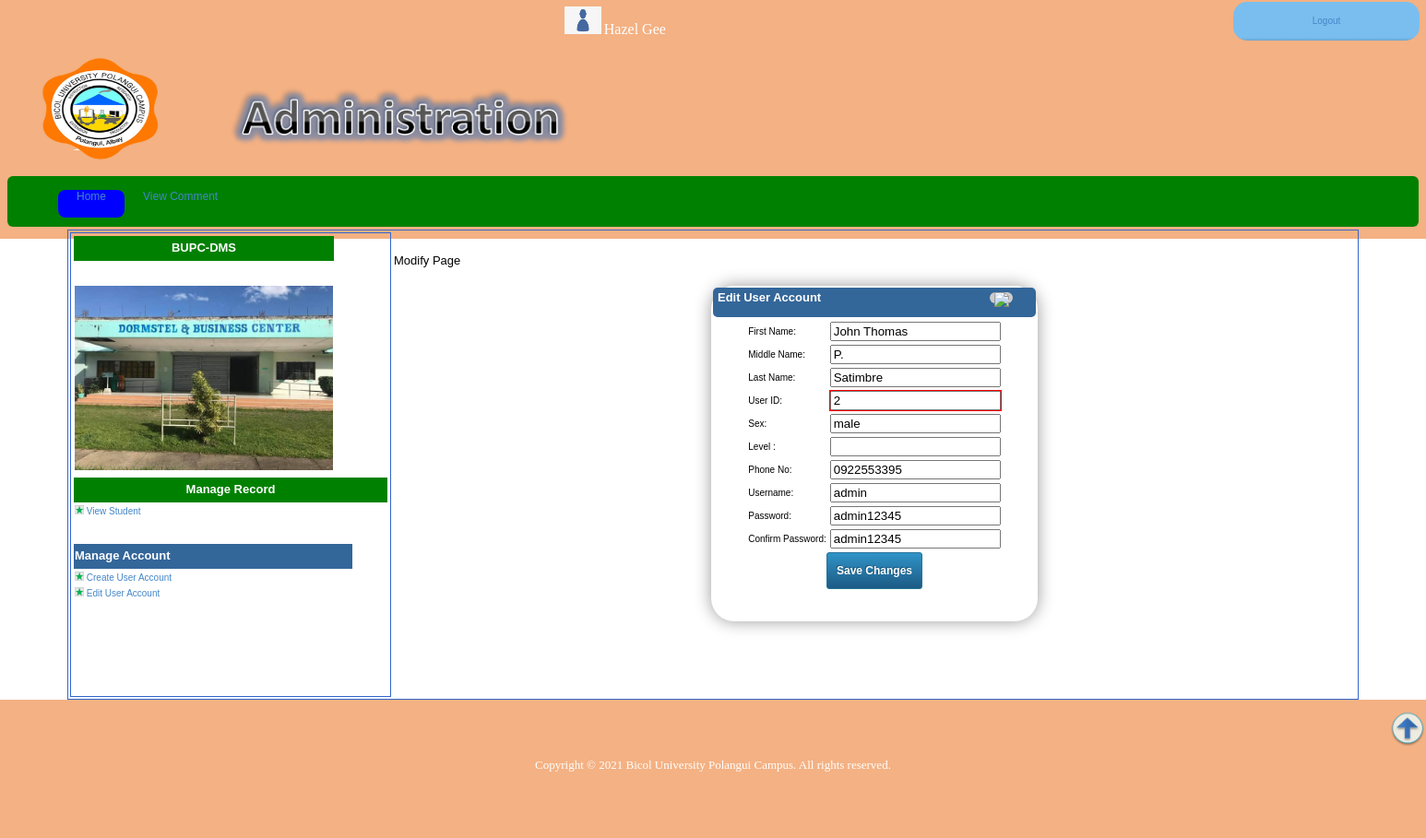
Page /modifyuser.php?user_id=2 (signed in) on the committed database.
### tables this page shows
CREATE TABLE `users` (
  `FNAME` varchar(30) DEFAULT NULL,
  `mNAME` varchar(30) DEFAULT NULL,
  `lname` varchar(30) DEFAULT NULL,
  `user_id` varchar(15) NOT NULL DEFAULT '',
  `sex` varchar(8) DEFAULT NULL,
  `phone_no` varchar(25) DEFAULT NULL,
  `username` varchar(20) DEFAULT NULL,
  `password` varchar(20) DEFAULT NULL,
  `confirmpassword` varchar(15) NOT NULL,
  `status` int(11) NOT NULL
);

### modifyuser.php (the view, shortened to what this page needs)
<?php
	include("connection.php");
 ?>
<?php
$user_id=$_SESSION['user_id'];
$result=mysqli_query($conn,"select * from users where user_id='$user_id'")or die(mysql_error);
$row=mysqli_fetch_array($result);
$FirstName=$row['FNAME'];
$middleName=$row['mNAME'];
?>
<!DOCTYPE html>
<head>
<link href="adminstyle.css" rel="stylesheet" type="text/css" media="screen" />
<link href="aa.css" rel="stylesheet" type="text/css" media="screen" />
</head>
<body>
<table  align="center" width="750px">
<tr >
<td width="600px"></td>
<td><?php
echo '<img src="img/people.png" width="40px" height="30px">&nbsp;'.'<font face="times new roman" color="white" size="3">'.$FirstName."&nbsp;".$middleName." ".'</font>';?></td><td id="logoutlink" align="center"><a href="logout.php" id="log">Logout</a></td>
</tr>
<tr>
<td width="750px" colspan="3" height="120px">
<p><a href="index.php"><img src="img/logo.png" align="left" width="200px" height="120px"></a><img src="img/admin.png" align="center" width="450px" height="120px"></p>
</td>
</tr>
<tr>
<td colspan="3">
<div id="sse2">
        <div id="sses2"  >
         <ul>
         <li><a href="admin.php">Home</a></li>
         <li><a href="viewcom.php">View Comment</a></li>
         </ul>
         </div>
    </div>
</td>
</tr>
<table align="center" id="insides" width="1400px">
<tr>
<td width="25%" height="500px" valign="top" id="insides">
<table>
<tr>
<th align="center" width="250px" height="25px" bgcolor="green"><font face="arial" color="white" size="2">BUPC-DMS</font></th>
</tr>
<tr>
<td><br><br><center><img src="slideshow/images/DORM.jpeg" width="280px" height="200px"></center></td>
</tr>
</table>
<table>
<tr>
<th align="center" width="450px" height="25px" bgcolor="green"><font face="arial" color="white" size="2">Manage Record</font></th>
</tr>
<tr>
<td><img src="img/Picture2.png" width="10px">&nbsp;<a href="viewstudent.php">View Student</a></td>
</tr>
</table>
<br>
<br>
<table border="0">
<tr>
<th width="300px" bgcolor="#336699" height="25px"><font face="arial" color="white" size="2">Manage Account</font></th>
</tr>
<tr>
<td><img src="img/Picture2.png" width="10px">&nbsp;<a href="cua.php">Create User Account</a></td>
</tr>
<tr>
<td><img src="img/Picture2.png" width="10px">&nbsp;<a href="raccount.php">Edit User Account</a></td>
</tr>
</table>
<br>
<br>
</td>
<td valign="top">
<br>
<br>
<font face="Arial" size="2px">Modify Page</font>
  <div style="width:350px; height:360px; margin:0 auto; position:relative; border:2px solid rgba(0,0,0,0); -webkit-border-radius:5px; -moz-border-radius:5px; border-radius:25px; -webkit-box-shadow:0 0 18px rgba(0,0,0,0.4); -moz-box-shadow:0 0 18px rgba(0,0,0,0.4); box-shadow:0 0 18px rgba(0,0,0,0.4); margin-top:20px; color:#000000;">
	<?php
$ctrl = $_REQUEST['user_id'];
$query="SELECT * FROM users where user_id='{$ctrl}'";
$result=mysqli_query($conn,$query);
$count=mysqli_num_rows($result);
if($count==1){
while($row=mysqli_fetch_array($result)){
$r0=$row['FNAME'];
$r1=$row['mNAME'];
$r2=$row['lname'];
$r3=$row['user_id'];
$r4=$row['sex'];
$r5=$row['level'];
$r6=$row['phone_no'];
$r7=$row['username'];
$r8=$row['password'];
$r9=$row['confirmpassword'];
}
?>
  <form id="form1" method="POST" action="modifyuser.php"  onsubmit='return formValidation()'>
 <div style="background-color:#336699;border-radius:5px;font-family:Arial, Helvetica, sans-serif; color:#000000; padding:5px; height:22px;">
 <div style="float:left;" ><strong><font color="white" size="2px">Edit User Account</font></strong></div>
<div style="float:right; margin-right:20px; background-color:#cccccc; width:25px;  text-align:center; border-radius:10px; height:12px;"><a href="raccount.php" title="Close"><img src="img/close_icon.gif"></a></div>
 </div>
 <table valign='top' align="center">
<tr>
<tr><td>First Name:</td><td><input type='text' name='fname' id='fname' value="<?php echo "$r0"?>"></td></tr>
<tr><td>Middle Name:</td><td><input type='text' name='mname' id='mname' value="<?php echo "$r1"?>"></td></tr>
<tr><td>Last Name:</td><td><input type='text' name='lname' id='lname' value="<?php echo "$r2"?>"></td></tr>
<tr><td>User ID:</td><td bgcolor="red"><input  type='text' id='user_id' name='user_id' readonly='readonly' value="<?php echo "$r3"?>"></td></tr>
<tr><td>Sex:</td><td ><input  type='text' name='sex'  id='sex' value="<?php echo "$r4"?>"></td></tr>
<tr><td>Level  :</td><td><input type='text' name='level' id='level'  value="<?php echo "$r5"?>"></tr></td>
<tr><td>Phone No:</td><td><input type='text' name='phone_no' id='phone' onKeyPress="return isNumberKey(event)" value="<?php echo "$r6"?>"></tr></td>
<tr><td>Username:</td><td><input type='text' name='username' id='username' value="<?php echo "$r7"?>"></tr></td>
<tr><td>Password:</td><td><input type='text' name='password' id='password' value="<?php echo "$r8"?>"></tr></td>
<tr><td>Confirm Password:</td><td><input type='text' name='confirmpassword' id='confirmpassword' value="<?php echo "$r9"?>"></tr></td>
<tr><td colspan=2 align='center'><input type='submit' name='update' value='Save Changes' class="button_example"></tr></td>
</table>
 <?php
}
?>
</table>
<div id="sample">
      <footer>
	  <br>
	  <div align="right">
<a href="#top"><img src="img/arrow_up.png" width="40px" title="Scroll Back to Top"></a>
</div>
        <p align="center"><font face="Times New Roman" color="white" size="2">Copyright &copy 2021 Bicol University Polangui Campus. All rights reserved.</font></p>
		<br><br>
      </footer>
</div>
</body>
</html>

### adminstyle.css (style rules this page uses)
body { margin: 0; padding: 0; background: white url(img/feln-crowd_2.PNG) repeat-x left top; position:relative; font-family:Verdana, Arial, Helvetica, sans-serif; font-size:10px; line-height:12px; text-align:justify; padding-left:0px; }
.button_example { height:40px; border-top-color: #25729a; border-right-color: #25729a; border-bottom-color: #25729a; border-left-color: #25729a; border-width: 1px 1px 1px 1px; border-style: solid; -webkit-border-radius: 3px 3px 3px 3px; -moz-border-radius: 3px 3px 3px 3px; border-radius: 3px 3px 3px 3px; font-size:12px; font-family:arial, helvetica, sans-serif; padding: 10px 10px 10px 10px; text-decoration:none; display:inline-block; text-shadow: -1px -1px 0 rgba(0,0,0,0.3); font-weight:bold; color: #FFFFFF; background-color: green; background-image: -webkit-gradient(linear, left top, left bottom, from(#3093c7), to(#1c5a85)); background-image: -webkit-linear-gradient(top, #3093c7, #1c5a85); background-image: -moz-linear-gradient(top, #3093c7, #1c5a85); background-image: -ms-linear-gradient(top, #3093c7, #1c5a85); background-image: -o-linear-gradient(top, #3093c7, #1c5a85); background-image: linear-gradient(to bottom, #3093c7, #1c5a85); filter:progid:DXImageTransform.Microsoft.gradient(GradientType=0,startColorstr=#3093c7, endColorstr=#1c5a85); }
#logoutlink { background: white url(img/Menu.jpg) repeat-x left top; width:200px; height:40px; border-radius: 15px; }
#sample { background: white url(img/feln-crowd.png) repeat-x left top; height:150px }
#insides { border:1px solid #3366CC; }
a { text-decoration: none; color: #4486C7; }

### aa.css (style rules this page uses)
#sse2 { background-color: green; width:1500px; height: 25px; padding: 15px; border-radius: 6px; text-align:center; padding-left:-12px; }
#sses2 ul { position: relative; list-style-type: none; float:center; margin:0; }
#sses2 li { float:left; list-style-type: none; padding:0; margin:0; }
#sses2 li a { height:30px; margin: 0 20px; font: normal 12px arial; text-align: center; text-decoration: none; float: left; display: block; position: relative; z-index: 2; }

### rows in the picture
users: FNAME "Hazel", mNAME "Gee"
users: fname "John Thomas", mname "P.", lname "Satimbre", user_id "2", sex "male", phone_no "0922553395", username "admin", password "admin12345", confirmpassword "admin12345"
